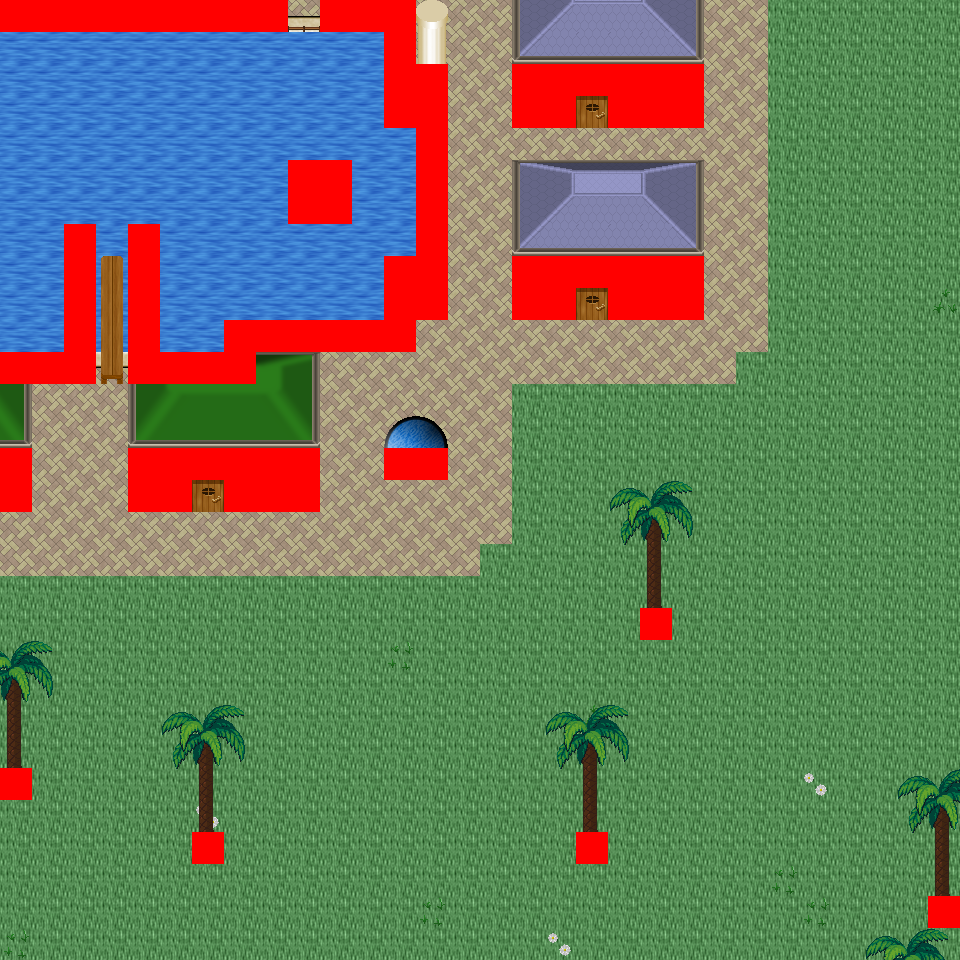

This game map was drawn from its Tiled (.tmx) file and the tilesets committed beside it. A one-line description and the trimmed map source follow:
An orthogonal 30x30 tile map with 32x32 px tiles, 6 tile layers (Ground, Object, Object2, Above, ...), 57 tilesets and 9 objects (9x mapExit).

<map version="1.0" orientation="orthogonal" renderorder="right-down" width="30" height="30" tilewidth="32" tileheight="32" nextobjectid="10">
  <tileset firstgid="1" name="tileset_logic_collision" tilewidth="32" tileheight="32" tilecount="1" columns="1">
    <image source="../drawable/tileset_logic_collision.png" width="32" height="32" />
  </tileset>
  <tileset firstgid="2" name="tileset_ground_ground" tilewidth="32" tileheight="32" tilecount="33" columns="3">
    <image source="../drawable/tileset_ground_ground.png" width="96" height="352" />
  </tileset>
  <tileset firstgid="35" name="tileset_ground_water_pool" tilewidth="32" tileheight="32" tilecount="72" columns="3">
    <image source="../drawable/tileset_ground_water_pool.png" width="96" height="768" />
  </tileset>
  <tileset firstgid="107" name="tileset_furniture_carpet_plain_colours" tilewidth="32" tileheight="32" tilecount="10" columns="10">
    <image source="../drawable/tileset_furniture_carpet_plain_colours.png" width="320" height="32" />
  </tileset>
  <tileset firstgid="117" name="tileset_ground_brown_paving" tilewidth="32" tileheight="32" tilecount="2" columns="2">
    <image source="../drawable/tileset_ground_brown_paving.png" width="64" height="32" />
  </tileset>
  <tileset firstgid="119" name="tileset_ground_water_water" tilewidth="32" tileheight="32" tilecount="24" columns="3">
    <image source="../drawable/tileset_ground_water_water.png" width="96" height="256" />
  </tileset>
  <tileset firstgid="143" name="tileset_building_fence_fence_chunky" tilewidth="32" tileheight="32" tilecount="21" columns="3">
    <image source="../drawable/tileset_building_fence_fence_chunky.png" width="96" height="224" />
  </tileset>
  <tileset firstgid="164" name="tileset_ground_water_pool_corners" tilewidth="32" tileheight="32" tilecount="72" columns="3">
    <image source="../drawable/tileset_ground_water_pool_corners.png" width="96" height="768" />
  </tileset>
  <tileset firstgid="236" name="tileset_ground_grass_edges" tilewidth="32" tileheight="32" tilecount="36" columns="12">
    <image source="../drawable/tileset_ground_grass_edges.png" width="384" height="96" />
  </tileset>
  <tileset firstgid="272" name="tileset_ground_grass_corners" tilewidth="32" tileheight="32" tilecount="24" columns="6">
    <image source="../drawable/tileset_ground_grass_corners.png" width="192" height="128" />
  </tileset>
  <tileset firstgid="296" name="tileset_plant_grasses" tilewidth="32" tileheight="32" tilecount="6" columns="3">
    <image source="../drawable/tileset_plant_grasses.png" width="96" height="64" />
  </tileset>
  <tileset firstgid="302" name="tileset_plant_flower_daisy_white" tilewidth="32" tileheight="32" tilecount="8" columns="2">
    <image source="../drawable/tileset_plant_flower_daisy_white.png" width="64" height="128" />
  </tileset>
  <tileset firstgid="310" name="tileset_building_door_door_w" tilewidth="32" tileheight="32" tilecount="6" columns="2">
    <image source="../drawable/tileset_building_door_door_w.png" width="64" height="96" />
  </tileset>
  <tileset firstgid="316" name="tileset_building_wall_wood" tilewidth="32" tileheight="32" tilecount="16" columns="4">
    <image source="../drawable/tileset_building_wall_wood.png" width="128" height="128" />
  </tileset>
  <tileset firstgid="332" name="tileset_building_door_door_e" tilewidth="32" tileheight="32" tilecount="6" columns="2">
    <image source="../drawable/tileset_building_door_door_e.png" width="64" height="96" />
  </tileset>
  <tileset firstgid="338" name="tileset_ground_ground_2" tilewidth="32" tileheight="32" tilecount="4" columns="4">
    <image source="../drawable/tileset_ground_ground_2.png" width="128" height="32" />
  </tileset>
  <tileset firstgid="342" name="tileset_building_wall_stone" tilewidth="32" tileheight="32" tilecount="12" columns="3">
    <image source="../drawable/tileset_building_wall_stone.png" width="96" height="128" />
  </tileset>
  <tileset firstgid="354" name="tileset_building_wall_wall_brown" tilewidth="32" tileheight="32" tilecount="12" columns="3">
    <image source="../drawable/tileset_building_wall_wall_brown.png" width="96" height="128" />
  </tileset>
  <tileset firstgid="366" name="tileset_building_door_door_n" tilewidth="32" tileheight="32" tilecount="6" columns="3">
    <image source="../drawable/tileset_building_door_door_n.png" width="96" height="64" />
  </tileset>
  <tileset firstgid="372" name="tileset_building_church" tilewidth="32" tileheight="32" tilecount="56" columns="8">
    <image source="../drawable/tileset_building_church.png" width="256" height="224" />
  </tileset>
  <tileset firstgid="428" name="tileset_building_castle" tilewidth="32" tileheight="32" tilecount="320" columns="20">
    <image source="../drawable/tileset_building_castle.png" width="640" height="512" />
  </tileset>
  <tileset firstgid="748" name="tileset_plant_cactus" tilewidth="32" tileheight="32" tilecount="2" columns="1">
    <image source="../drawable/tileset_plant_cactus.png" width="32" height="64" />
  </tileset>
  <tileset firstgid="750" name="tileset_plant_stump_small_stump" tilewidth="32" tileheight="32" tilecount="4" columns="2">
    <image source="../drawable/tileset_plant_stump_small_stump.png" width="64" height="64" />
  </tileset>
  <tileset firstgid="754" name="tileset_furniture_carpet_rug_border" tilewidth="32" tileheight="32" tilecount="9" columns="3">
    <image source="../drawable/tileset_furniture_carpet_rug_border.png" width="96" height="96" />
  </tileset>
  <tileset firstgid="763" name="tileset_building_window_window_right" tilewidth="32" tileheight="32" tilecount="2" columns="2">
    <image source="../drawable/tileset_building_window_window_right.png" width="64" height="32" />
  </tileset>
  <tileset firstgid="765" name="tileset_item_statue_fairypool" tilewidth="32" tileheight="32" tilecount="16" columns="2">
    <image source="../drawable/tileset_item_statue_fairypool.png" width="64" height="256" />
  </tileset>
  <tileset firstgid="781" name="tileset_furniture_table_long_front_on" tilewidth="32" tileheight="32" tilecount="3" columns="1">
    <image source="../drawable/tileset_furniture_table_long_front_on.png" width="32" height="96" />
  </tileset>
  <tileset firstgid="784" name="tileset_building_decoration_blue_circle" tilewidth="32" tileheight="32" tilecount="4" columns="2">
    <image source="../drawable/tileset_building_decoration_blue_circle.png" width="64" height="64" />
  </tileset>
  <tileset firstgid="788" name="tileset_building_wall_bricked_edges" tilewidth="32" tileheight="32" tilecount="25" columns="5">
    <image source="../drawable/tileset_building_wall_bricked_edges.png" width="160" height="160" />
  </tileset>
  <tileset firstgid="813" name="tileset_item_corpse_skull_pale" tilewidth="32" tileheight="32" tilecount="2" columns="2">
    <image source="../drawable/tileset_item_corpse_skull_pale.png" width="64" height="32" />
  </tileset>
  <tileset firstgid="815" name="tileset_item_corpse_huge_animal" tilewidth="32" tileheight="32" tilecount="16" columns="2">
    <image source="../drawable/tileset_item_corpse_huge_animal.png" width="64" height="256" />
  </tileset>
  <tileset firstgid="831" name="tileset_item_sign_large" tilewidth="32" tileheight="32" tilecount="15" columns="5">
    <image source="../drawable/tileset_item_sign_large.png" width="160" height="96" />
  </tileset>
  <tileset firstgid="846" name="tileset_building_roof_yellow" tilewidth="32" tileheight="32" tilecount="20" columns="5">
    <image source="../drawable/tileset_building_roof_yellow.png" width="160" height="128" />
  </tileset>
  <tileset firstgid="866" name="tileset_building_roof_red" tilewidth="32" tileheight="32" tilecount="20" columns="5">
    <image source="../drawable/tileset_building_roof_red.png" width="160" height="128" />
  </tileset>
  <tileset firstgid="886" name="tileset_building_roof_green" tilewidth="32" tileheight="32" tilecount="20" columns="5">
    <image source="../drawable/tileset_building_roof_green.png" width="160" height="128" />
  </tileset>
  <tileset firstgid="906" name="tileset_building_roof_blue" tilewidth="32" tileheight="32" tilecount="20" columns="5">
    <image source="../drawable/tileset_building_roof_blue.png" width="160" height="128" />
  </tileset>
  <tileset firstgid="926" name="tileset_logic_creature_animal" tilewidth="32" tileheight="32" tilecount="32" columns="8">
    <image source="../drawable/tileset_logic_creature_animal.png" width="256" height="128" />
  </tileset>
  <tileset firstgid="958" name="tileset_logic_creature_golem" tilewidth="32" tileheight="32" tilecount="4" columns="4">
    <image source="../drawable/tileset_logic_creature_golem.png" width="128" height="32" />
  </tileset>
  <tileset firstgid="962" name="tileset_object_boat" tilewidth="32" tileheight="32" tilecount="42" columns="6">
    <image source="../drawable/tileset_object_boat.png" width="192" height="224" />
  </tileset>
  <tileset firstgid="1004" name="tileset_ground_water_pool_deep" tilewidth="32" tileheight="32" tilecount="72" columns="3">
    <image source="../drawable/tileset_ground_water_pool_deep.png" width="96" height="768" />
  </tileset>
  <tileset firstgid="1076" name="tileset_object_suspension_bridge" tilewidth="32" tileheight="32" tilecount="24" columns="3">
    <image source="../drawable/tileset_object_suspension_bridge.png" width="96" height="256" />
  </tileset>
  <tileset firstgid="1100" name="tileset_plant_tree_palm_trees" tilewidth="32" tileheight="32" tilecount="40" columns="4">
    <image source="../drawable/tileset_plant_tree_palm_trees.png" width="128" height="320" />
  </tileset>
  <tileset firstgid="1140" name="tileset_furniture_table_hotdog_stand" tilewidth="32" tileheight="32" tilecount="20" columns="4">
    <image source="../drawable/tileset_furniture_table_hotdog_stand.png" width="128" height="160" />
  </tileset>
  <tileset firstgid="1160" name="tileset_item_banners_banners" tilewidth="32" tileheight="32" tilecount="6" columns="2">
    <image source="../drawable/tileset_item_banners_banners.png" width="64" height="96" />
  </tileset>
  <tileset firstgid="1166" name="tileset_building_door_closed" tilewidth="32" tileheight="32" tilecount="1" columns="1">
    <image source="../drawable/tileset_building_door_closed.png" width="32" height="32" />
  </tileset>
  <tileset firstgid="1167" name="tileset_building_decoration_numbers" tilewidth="32" tileheight="32" tilecount="20" columns="2">
    <image source="../drawable/tileset_building_decoration_numbers.png" width="64" height="320" />
  </tileset>
  <tileset firstgid="1187" name="tileset_building_decoration_numbers_higher" tilewidth="32" tileheight="32" tilecount="2" columns="2">
    <image source="../drawable/tileset_building_decoration_numbers_higher.png" width="64" height="32" />
  </tileset>
  <tileset firstgid="1189" name="tileset_furniture_light_small_oil_lamp" tilewidth="32" tileheight="32" tilecount="8" columns="2">
    <image source="../drawable/tileset_furniture_light_small_oil_lamp.png" width="64" height="128" />
  </tileset>
  <tileset firstgid="1197" name="tileset_light_light_1x1" tilewidth="32" tileheight="32" tilecount="3" columns="3">
    <image source="../drawable/tileset_light_light_1x1.png" width="96" height="32" />
  </tileset>
  <tileset firstgid="1200" name="tileset_building_roof_straw" tilewidth="32" tileheight="32" tilecount="20" columns="5">
    <image source="../drawable/tileset_building_roof_straw.png" width="160" height="128" />
  </tileset>
  <tileset firstgid="1220" name="tileset_building_huts" tilewidth="32" tileheight="32" tilecount="338" columns="26">
    <image source="../drawable/tileset_building_huts.png" width="832" height="416" />
  </tileset>
  <tileset firstgid="1558" name="tileset_light_light_5x5" tilewidth="32" tileheight="32" tilecount="25" columns="5">
    <image source="../drawable/tileset_light_light_5x5.png" width="160" height="160" />
  </tileset>
  <tileset firstgid="1583" name="tileset_logic_item_sign" tilewidth="32" tileheight="32" tilecount="1" columns="1">
    <image source="../drawable/tileset_logic_item_sign.png" width="32" height="32" />
  </tileset>
  <tileset firstgid="1584" name="tileset_light_door_light" tilewidth="32" tileheight="32" tilecount="12" columns="3">
    <image source="../drawable/tileset_light_door_light.png" width="96" height="128" />
  </tileset>
  <tileset firstgid="1596" name="tileset_ground_sand_1" tilewidth="32" tileheight="32" tilecount="10" columns="2">
    <image source="../drawable/tileset_ground_sand_1.png" width="64" height="160" />
  </tileset>
  <tileset firstgid="1606" name="tileset_ground_sand_2" tilewidth="32" tileheight="32" tilecount="15" columns="5">
    <image source="../drawable/tileset_ground_sand_2.png" width="160" height="96" />
  </tileset>
  <tileset firstgid="1621" name="tileset_logic_creature_reptile" tilewidth="32" tileheight="32" tilecount="7" columns="7">
    <image source="../drawable/tileset_logic_creature_reptile.png" width="224" height="32" />
  </tileset>
  <layer name="Ground" width="30" height="30">
    <data>[900 cells, 900 non-empty, 5 distinct tile ids]</data>
  </layer>
  <layer name="Object" width="30" height="30">
    <data>[900 cells, 211 non-empty, 26 distinct tile ids]</data>
  </layer>
  <layer name="Object2" width="30" height="30">
    <data>[900 cells, 30 non-empty, 15 distinct tile ids]</data>
  </layer>
  <layer name="Above" width="30" height="30">
    <data>[900 cells, 126 non-empty, 49 distinct tile ids]</data>
  </layer>
  <layer name="Above2" width="30" height="30">
    <data>[900 cells, 3 non-empty, 3 distinct tile ids]</data>
  </layer>
  <layer name="Walkable" width="30" height="30">
    <data>[900 cells, 92 non-empty, 1 distinct tile ids]</data>
  </layer>
  <objectgroup name="MapEvents">
    <object id="1" name="north" type="mapExit" x="288" y="0" width="32" height="32">
      <properties>
        <property name="map" value="level_0_x258_y94" />
        <property name="x" value="9" />
        <property name="y" value="28" />
      </properties>
    </object>
    <object id="2" name="north2" type="mapExit" x="416" y="0" width="544" height="32">
      <properties>
        <property name="map" value="level_0_x258_y94" />
        <property name="x" value="13" />
        <property name="y" value="28" />
      </properties>
    </object>
    <object id="3" name="south" type="mapExit" x="0" y="928" width="960" height="32">
      <properties>
        <property name="map" value="level_0_x258_y96" />
        <property name="x" value="0" />
        <property name="y" value="1" />
      </properties>
    </object>
    <object id="4" name="west" type="mapExit" x="0" y="32" width="32" height="320">
      <properties>
        <property name="map" value="level_0_x257_y95" />
        <property name="x" value="28" />
        <property name="y" value="1" />
      </properties>
    </object>
    <object id="5" name="west2" type="mapExit" x="0" y="384" width="32" height="64">
      <properties>
        <property name="map" value="level_0_x257_y95" />
        <property name="x" value="28" />
        <property name="y" value="12" />
      </properties>
    </object>
    <object id="6" name="west3" type="mapExit" x="0" y="512" width="32" height="256">
      <properties>
        <property name="map" value="level_0_x257_y95" />
        <property name="x" value="28" />
        <property name="y" value="16" />
      </properties>
    </object>
    <object id="7" name="west4" type="mapExit" x="0" y="800" width="32" height="160">
      <properties>
        <property name="map" value="level_0_x257_y95" />
        <property name="x" value="28" />
        <property name="y" value="25" />
      </properties>
    </object>
    <object id="8" name="east" type="mapExit" x="928" y="0" width="32" height="896">
      <properties>
        <property name="map" value="level_0_x259_y95" />
        <property name="x" value="1" />
        <property name="y" value="0" />
      </properties>
    </object>
    <object id="9" name="east2" type="mapExit" x="928" y="928" width="32" height="32">
      <properties>
        <property name="map" value="level_0_x259_y95" />
        <property name="x" value="1" />
        <property name="y" value="29" />
      </properties>
    </object>
  </objectgroup>
</map>
